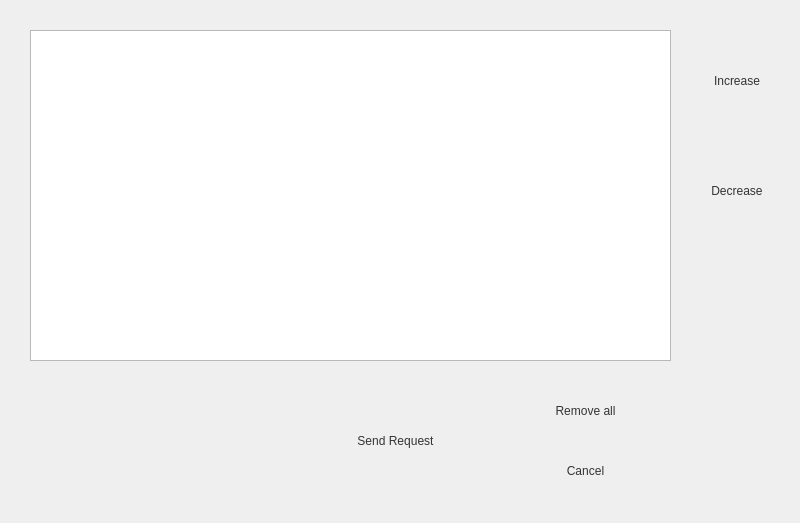
<?xml version="1.0" encoding="UTF-8"?>
<ui version="4.0">
 <class>borrowBook</class>
 <widget class="QWidget" name="borrowBook">
  <property name="geometry">
   <rect>
    <x>0</x>
    <y>0</y>
    <width>800</width>
    <height>523</height>
   </rect>
  </property>
  <property name="windowTitle">
   <string>Form</string>
  </property>
  <property name="styleSheet">
   <string notr="true">#borrowBook{
background-image: url(:/appscreen/Resources/appscreen/3.jpg);}
QPushButton {
border:0px;
color: #333;
border: 2px solid #555;
border-radius: 11px;
padding: 5px;
background: qradialgradient(cx: 0.3, cy: -0.4,
fx: 0.3, fy: -0.4,
radius: 1.35, stop: 0 #fff, stop: 1 #888);
min-width: 80px;
background-color: rgba(255, 255, 255, .5);
}

QPushButton:hover {
border:0px;
background: qradialgradient(cx: 0.3, cy: -0.4,
fx: 0.3, fy: -0.4,
radius: 1.35, stop: 0 #fff, stop: 1 #bbb);
}

QPushButton:pressed {
border:0px;
background: qradialgradient(cx: 0.4, cy: -0.1,
fx: 0.4, fy: -0.1,
radius: 1.35, stop: 0 #fff, stop: 1 #ddd);
}
</string>
  </property>
  <widget class="QPushButton" name="requestbtn">
   <property name="geometry">
    <rect>
     <x>310</x>
     <y>390</y>
     <width>171</width>
     <height>101</height>
    </rect>
   </property>
   <property name="styleSheet">
    <string notr="true">border:0px;
</string>
   </property>
   <property name="text">
    <string>Send Request</string>
   </property>
  </widget>
  <widget class="QPushButton" name="cancelbtn">
   <property name="geometry">
    <rect>
     <x>500</x>
     <y>450</y>
     <width>171</width>
     <height>41</height>
    </rect>
   </property>
   <property name="styleSheet">
    <string notr="true">border:0px;
</string>
   </property>
   <property name="text">
    <string>Cancel</string>
   </property>
  </widget>
  <widget class="QPushButton" name="removebtn">
   <property name="geometry">
    <rect>
     <x>500</x>
     <y>390</y>
     <width>171</width>
     <height>41</height>
    </rect>
   </property>
   <property name="styleSheet">
    <string notr="true">border:0px;
</string>
   </property>
   <property name="text">
    <string>Remove all</string>
   </property>
  </widget>
  <widget class="QPushButton" name="increasebtn">
   <property name="geometry">
    <rect>
     <x>690</x>
     <y>30</y>
     <width>94</width>
     <height>101</height>
    </rect>
   </property>
   <property name="styleSheet">
    <string notr="true">border:0px;
</string>
   </property>
   <property name="text">
    <string>Increase</string>
   </property>
  </widget>
  <widget class="QPushButton" name="decreasebtn">
   <property name="geometry">
    <rect>
     <x>690</x>
     <y>140</y>
     <width>94</width>
     <height>101</height>
    </rect>
   </property>
   <property name="styleSheet">
    <string notr="true">border:0px;
</string>
   </property>
   <property name="text">
    <string>Decrease</string>
   </property>
  </widget>
  <widget class="QTableView" name="bookList">
   <property name="geometry">
    <rect>
     <x>30</x>
     <y>30</y>
     <width>641</width>
     <height>331</height>
    </rect>
   </property>
  </widget>
 </widget>
 <resources/>
 <connections/>
</ui>
